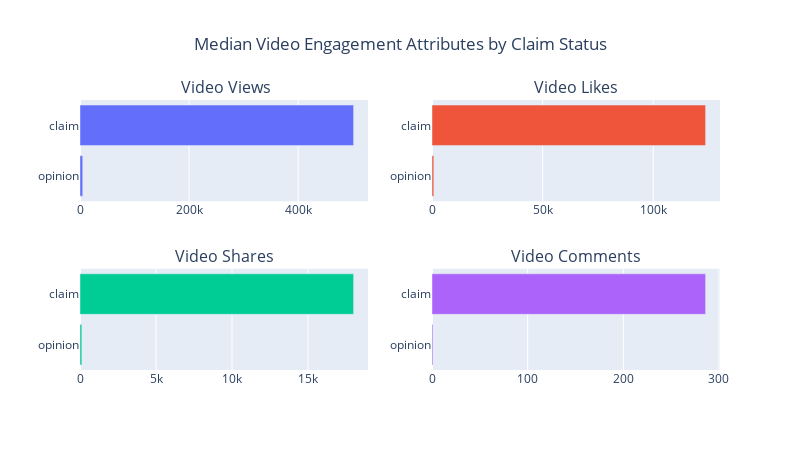

Notebook code cell kept with this figure:
### Markdown cell above
Create plots comparing video engagement attributes between claim and opinion videos.

### Code cell
# Sort values of `claim_status` in DataFrame by reversed alphabetical order
engagement_by_claim.sort_values('claim_status', ascending=False, inplace=True)

# Create 2x2 subplots
fig = make_subplots(rows=2, cols=2, subplot_titles=(' Video Views', 'Video Likes', 'Video Shares', 'Video Comments'))

# Create bar plot for `video_view_count`.
fig.add_trace(go.Bar(x=engagement_by_claim['video_view_count'], 
                     y=engagement_by_claim['claim_status'],
                     orientation='h'), 
              row=1, col=1
             )

# Create bar plot for `video_like_count`.
fig.add_trace(go.Bar(x=engagement_by_claim['video_like_count'], 
                     y=engagement_by_claim['claim_status'], 
                     orientation='h'), 
              row=1, col=2
             )

# Create bar plot for `video_share_count`.
fig.add_trace(go.Bar(x=engagement_by_claim['video_share_count'], 
                     y=engagement_by_claim['claim_status'], 
                     orientation='h'), 
              row=2, col=1
             )

# Create bar plot for `video_comment_count`.
fig.add_trace(go.Bar(x=engagement_by_claim['video_comment_count'], 
                     y=engagement_by_claim['claim_status'], 
                     orientation='h'), 
              row=2, col=2
             )

# Set chart title and other properties.
fig.update_layout(title_text='Median Video Engagement Attributes by Claim Status', 
                  title_x=0.5,
                  height=450, 
                  width=800, 
                  showlegend=False
                 )

fig.show()

### Figure 1 — Plotly figure (JSON) as saved in the notebook; plotly's stock layout.template omitted (floating-point values rounded to 4 significant figures)
{"data": [{"orientation": "h", "type": "bar", "x": [4953, 501555], "xaxis": "x", "y": ["opinion", "claim"], "yaxis": "y"}, {"orientation": "h", "type": "bar", "x": [823, 123649], "xaxis": "x2", "y": ["opinion", "claim"], "yaxis": "y2"}, {"orientation": "h", "type": "bar", "x": [121, 18000.0], "xaxis": "x3", "y": ["opinion", "claim"], "yaxis": "y3"}, {"orientation": "h", "type": "bar", "x": [1, 286], "xaxis": "x4", "y": ["opinion", "claim"], "yaxis": "y4"}], "layout": {"annotations": [{"font": {"size": 16}, "showarrow": false, "text": " Video Views", "x": 0.225, "xanchor": "center", "xref": "paper", "y": 1, "yanchor": "bottom", "yref": "paper"}, {"font": {"size": 16}, "showarrow": false, "text": "Video Likes", "x": 0.775, "xanchor": "center", "xref": "paper", "y": 1, "yanchor": "bottom", "yref": "paper"}, {"font": {"size": 16}, "showarrow": false, "text": "Video Shares", "x": 0.225, "xanchor": "center", "xref": "paper", "y": 0.375, "yanchor": "bottom", "yref": "paper"}, {"font": {"size": 16}, "showarrow": false, "text": "Video Comments", "x": 0.775, "xanchor": "center", "xref": "paper", "y": 0.375, "yanchor": "bottom", "yref": "paper"}], "height": 450, "showlegend": false, "title": {"text": "Median Video Engagement Attributes by Claim Status", "x": 0.5}, "width": 800, "xaxis": {"anchor": "y", "autorange": true, "domain": [0, 0.45], "range": [0, 528000.0], "type": "linear"}, "xaxis2": {"anchor": "y2", "autorange": true, "domain": [0.55, 1], "range": [0, 130200.0], "type": "linear"}, "xaxis3": {"anchor": "y3", "autorange": true, "domain": [0, 0.45], "range": [0, 18940.0], "type": "linear"}, "xaxis4": {"anchor": "y4", "autorange": true, "domain": [0.55, 1], "range": [0, 301.1], "type": "linear"}, "yaxis": {"anchor": "x", "autorange": true, "domain": [0.625, 1], "range": [-0.5, 1.5], "type": "category"}, "yaxis2": {"anchor": "x2", "autorange": true, "domain": [0.625, 1], "range": [-0.5, 1.5], "type": "category"}, "yaxis3": {"anchor": "x3", "autorange": true, "domain": [0, 0.375], "range": [-0.5, 1.5], "type": "category"}, "yaxis4": {"anchor": "x4", "autorange": true, "domain": [0, 0.375], "range": [-0.5, 1.5], "type": "category"}}}
